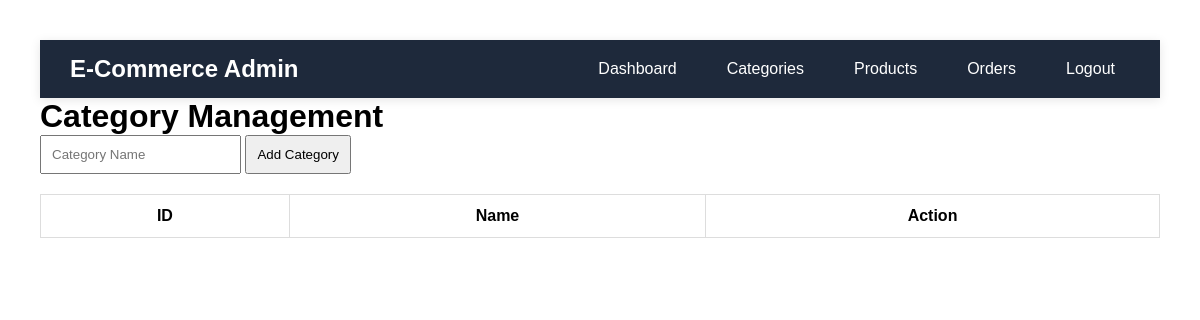
/View/Admin/manage_categories.php (signed in), run on an earlier commit of the app's database.
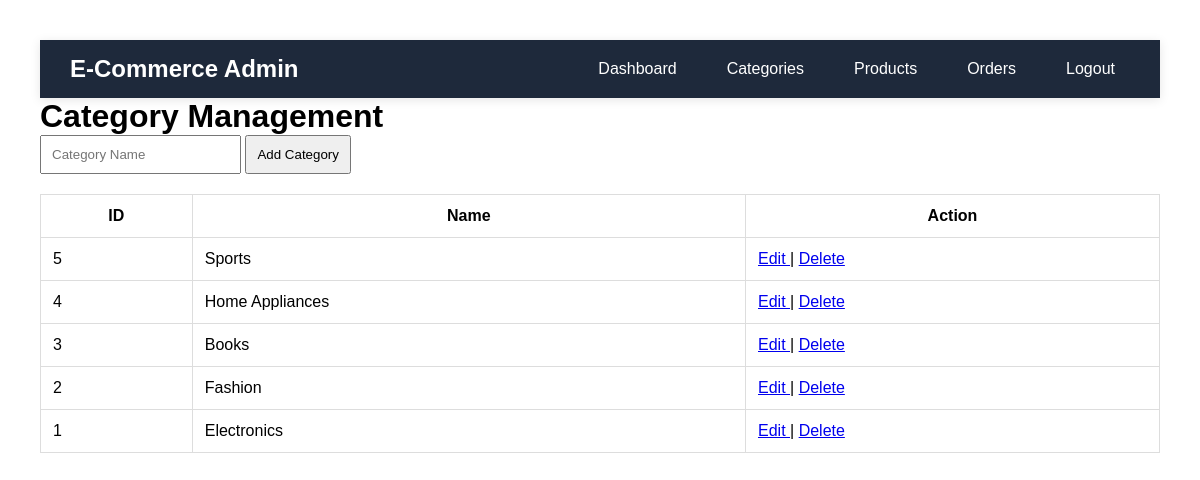
And on a later commit of the database.
### tables this page shows
CREATE TABLE categories(
    id INT AUTO_INCREMENT PRIMARY KEY,
    category_name VARCHAR(100) NOT NULL
);

### Model/CategoryModel.php (called while the page is built, shortened)
<?php
class CategoryModel extends Model
{
    function GetCategories($conn)
    {
        $sql =
        "SELECT * FROM categories
         ORDER BY id DESC";
        return $conn->query($sql);
    }
}
?>

### View/Admin/manage_categories.php (the view, shortened to what this page needs)
<?php
include("../../Model/CategoryModel.php");
$model =
new CategoryModel();
$conn =
$model->OpenConn();
$categories =
$model->GetCategories($conn);
?>
<!DOCTYPE html>
<html>
<head>
 <link rel="stylesheet" href="../../CSS/admin-navbar.css">
</head>
<body>
<?php include("layout/admin_navbar.php"); ?>
<h1>
Category Management
</h1>
<form
action="../../Controller/CategoryController.php"
method="POST">
<input
type="text"
name="category_name"
placeholder="Category Name"
required>
<button
type="submit"
name="addCategory">
Add Category
</button>
</form>
<table>
<tr>
<th>ID</th>
<th>Name</th>
<th>Action</th>
</tr>
<?php
while(
$row =
$categories->fetch_assoc()
)
{
?>
<tr>
<td>
<?php
echo $row['id'];
?>
</td>
<td>
<?php
echo $row['category_name'];
?>
</td>
<td>
<a
href="edit_category.php?id=<?php echo $row['id']; ?>">
Edit
</a>
|
<a
href="../../Controller/CategoryController.php?delete=<?php echo $row['id']; ?>">
Delete
</a>
</td>
</tr>
<?php
}
?>
</table>
</body>
</html>

### View/Admin/layout/admin_navbar.php
<nav class="admin-navbar">
    <div class="logo">
        E-Commerce Admin
    </div>
    <ul>
        <li>
            <a href="dashboard.php">
                Dashboard
            </a>
        </li>
        <li>
            <a href="manage_categories.php">
                Categories
            </a>
        </li>
        <li>
            <a href="manage_products.php">
                Products
            </a>
        </li>
        <li>
            <a href="manage_orders.php">
                Orders
            </a>
        </li>
        <li>
            <a href="../../Controller/LogoutController.php">
                Logout
            </a>
        </li>
    </ul>
</nav>

### CSS/admin-navbar.css (style rules this page uses)
* { margin:0; padding:0; box-sizing:border-box; font-family:Arial,sans-serif; }
.admin-navbar { background:#1e293b; padding:15px 30px; display:flex; justify-content:space-between; align-items:center; box-shadow:0 2px 10px rgba(0,0,0,.1); }
.admin-navbar .logo { color:white; font-size:24px; font-weight:bold; }
.admin-navbar ul { list-style:none; display:flex; gap:20px; }
.admin-navbar ul li a { color:white; text-decoration:none; padding:10px 15px; border-radius:5px; transition:.3s; }

### View/Admin/manage_categories.php (style rules this page uses)
body { font-family:Arial; margin:40px; }
form { margin-bottom:20px; }
input { padding:10px; }
button { padding:10px; }
table { width:100%; border-collapse:collapse; }
th,td { border:1px solid #ddd; padding:12px; }

What changed in the data, as far as the page shows it:
added categories: id "5", category_name "Sports"
added categories: id "4", category_name "Home Appliances"
added categories: id "3", category_name "Books"
added categories: id "2", category_name "Fashion"
added categories: id "1", category_name "Electronics"
